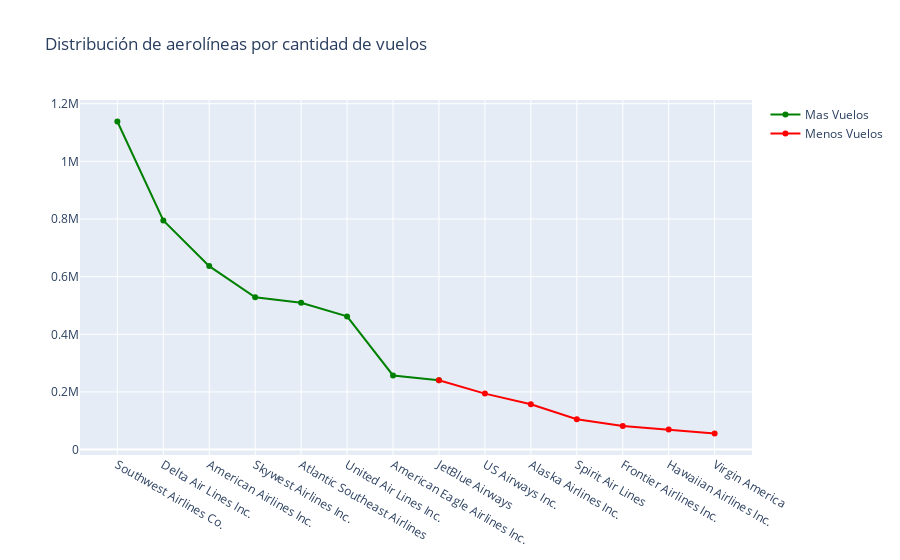

Notebook source saved alongside this figure:
### Code cell
#rango de vuelos aerolineas
F=vuelos2.AIRLINE.value_counts().sort_values(ascending=False)[:8]
trace1 = go.Scatter(x=F.index, y=F.values,name='Mas Vuelos',marker=dict(color='green'))

F=vuelos2.AIRLINE.value_counts().sort_values(ascending=True)[:7].iloc[::-1]
trace2 = go.Scatter(x=F.index, y=F.values,name='Menos Vuelos',marker=dict(color='red'))

data=[trace1,trace2]
layout = dict(title = 'Distribución de aerolíneas por cantidad de vuelos')
fig = dict(data=data,layout = layout)
py.iplot(fig)

### Figure 1 — Plotly figure (JSON) as saved in the notebook; plotly's stock layout.template omitted (floating-point values rounded to 4 significant figures)
{"data": [{"marker": {"color": "green"}, "name": "Mas Vuelos", "type": "scatter", "x": ["Southwest Airlines Co.", "Delta Air Lines Inc.", "American Airlines Inc.", "Skywest Airlines Inc.", "Atlantic Southeast Airlines", "United Air Lines Inc.", "American Eagle Airlines Inc.", "JetBlue Airways"], "y": [1138350, 794817, 636554, 528328, 509621, 462086, 257130, 240304]}, {"marker": {"color": "red"}, "name": "Menos Vuelos", "type": "scatter", "x": ["JetBlue Airways", "US Airways Inc.", "Alaska Airlines Inc.", "Spirit Air Lines", "Frontier Airlines Inc.", "Hawaiian Airlines Inc.", "Virgin America"], "y": [240304, 194223, 157025, 105059, 82005, 69815, 55813]}], "layout": {"title": {"text": "Distribución de aerolíneas por cantidad de vuelos"}}}
